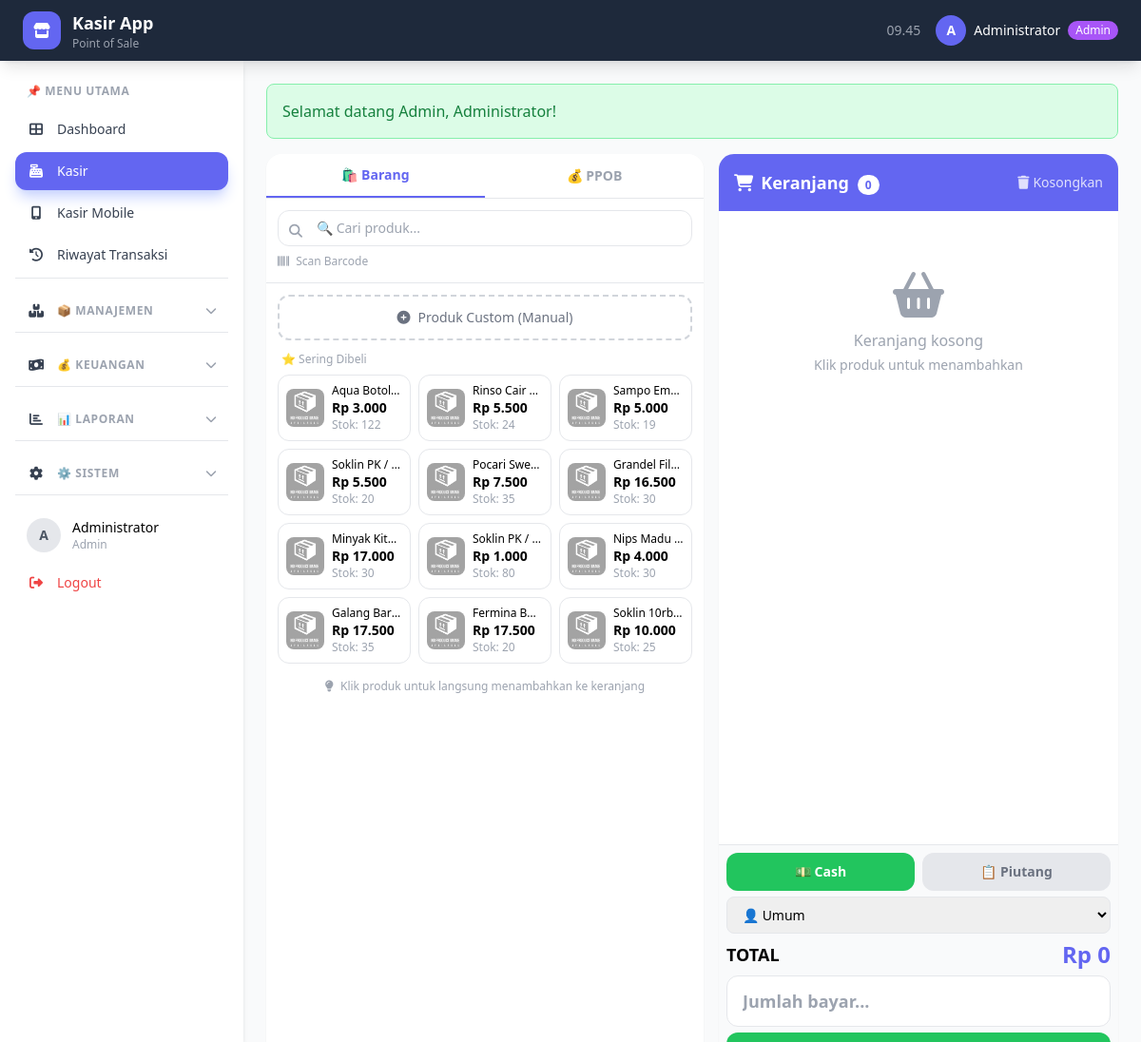
/index.php?page=kasir (signed in), run on the app's committed database.
### tables this page shows
CREATE TABLE `produk` (
  `id` int(11) NOT NULL AUTO_INCREMENT,
  `kode` varchar(50) NOT NULL,
  `nama` varchar(100) NOT NULL,
  `gambar` varchar(255) DEFAULT NULL,
  `satuan_dasar` varchar(20) NOT NULL DEFAULT 'pcs',
  `harga_beli` decimal(10,2) NOT NULL DEFAULT 0.00,
  `harga_jual` decimal(10,2) NOT NULL DEFAULT 0.00,
  `stok_dasar` int(11) NOT NULL DEFAULT 0,
  `created_at` timestamp NOT NULL DEFAULT current_timestamp(),
  `updated_at` timestamp NOT NULL DEFAULT current_timestamp() ON UPDATE current_timestamp(),
  PRIMARY KEY (`id`),
  UNIQUE KEY `kode` (`kode`)
);

### functions/upload.php (called while the page is built, shortened)
<?php
function getGambar($gambar = null) {
    return "uploads/produk/default.png";
}
?>

### halaman/kasir.php (the view, shortened to what this page needs)
<?php
$fast_moving = mysqli_query($conn, "
    SELECT pr.*,
           COALESCE(SUM(td.qty),0) as total_terjual
    FROM produk pr
    LEFT JOIN transaksi_detail td ON pr.id = td.produk_id
    LEFT JOIN transaksi t ON td.transaksi_id = t.id
        AND DATE(t.created_at) >= DATE_SUB(CURDATE(), INTERVAL 30 DAY)
    WHERE pr.stok_dasar > 0
    GROUP BY pr.id
    ORDER BY total_terjual DESC
    LIMIT 12
");
?>
<div class="flex gap-4 h-full">
    <div class="flex-1 bg-white rounded-2xl shadow-sm flex flex-col overflow-hidden">
        <div class="border-b flex">
            <button id="tab-barang" onclick="switchTab('barang')"
                    class="flex-1 py-3 text-sm font-semibold border-b-2 border-primary text-primary transition">
                🛍️ Barang
            </button>
            <button id="tab-ppob" onclick="switchTab('ppob')"
                    class="flex-1 py-3 text-sm font-semibold text-gray-400 hover:text-gray-600 transition">
                💰 PPOB
            </button>
        </div>
        <div class="p-3 border-b space-y-2">
            <div class="relative">
                <i class="fas fa-search absolute left-3 top-3 text-gray-400 text-sm"></i>
                <input type="text" id="cari-produk" placeholder="🔍 Cari produk..."
                       class="w-full pl-10 pr-4 py-2 border rounded-xl text-sm focus:ring-2 focus:ring-primary outline-none"
                       oninput="searchProduk(this.value)">
            </div>
            <button onclick="toggleBarcode()" id="btn-barcode" class="text-xs text-gray-400 hover:text-primary transition">
                <i class="fas fa-barcode mr-1"></i> Scan Barcode
            </button>
        </div>
        <div id="content-barang" class="flex-1 overflow-y-auto p-3">
            <div class="mb-3">
                <button onclick="showCustomProduk()"
                        class="w-full flex items-center justify-center gap-2 p-3 border-2 border-dashed border-gray-300 rounded-xl text-gray-500 hover:border-primary hover:text-primary transition text-sm">
                    <i class="fas fa-plus-circle"></i> Produk Custom (Manual)
                </button>
            </div>
            <p class="text-xs text-gray-400 font-medium mb-2 px-1">⭐ Sering Dibeli</p>
            <div class="grid grid-cols-2 md:grid-cols-3 gap-2 mb-4">
                <?php while($fm = mysqli_fetch_assoc($fast_moving)): ?>
                <button onclick="addToCart(
                    <?= $fm['id'] ?>,
                    '<?= addslashes($fm['nama']) ?>',
                    <?= $fm['harga_jual'] ?>,
                    '<?= $fm['satuan_dasar'] ?>',
                    <?= $fm['stok_dasar'] ?>,
                    1,
                    'dasar',
                    <?= $fm['harga_beli'] ?>
                )" class="produk-item text-left p-2 border rounded-xl hover:border-primary hover:shadow transition group">
                    <div class="flex items-center gap-2">
                        <img src="<?= getGambar($fm['gambar']) ?>" class="w-10 h-10 object-cover rounded-lg flex-shrink-0" onerror="this.src='uploads/produk/default.png'">
                        <div class="min-w-0 flex-1">
                            <p class="text-xs font-medium truncate group-hover:text-primary"><?= $fm['nama'] ?></p>
                            <p class="text-sm font-bold"><?= rupiah($fm['harga_jual']) ?></p>
                            <p class="text-xs text-gray-400">Stok: <?= $fm['stok_dasar'] ?></p>
                        </div>
                    </div>
                </button>
                <?php endwhile; ?>
            </div>
            <p class="text-xs text-gray-400 text-center mt-4">
                <i class="fas fa-lightbulb mr-1"></i> Klik produk untuk langsung menambahkan ke keranjang
            </p>
        </div>
    </div>
    <div class="w-[420px] bg-white rounded-2xl shadow-sm flex flex-col overflow-hidden flex-shrink-0">
        <div class="p-4 bg-primary text-white flex items-center justify-between">
            <h2 class="font-bold text-lg">
                <i class="fas fa-shopping-cart mr-2"></i>Keranjang
                <span id="count-keranjang" class="bg-white text-primary px-2 py-0.5 rounded-full text-xs ml-1">0</span>
            </h2>
            <button onclick="clearCart()" class="text-sm text-white/80 hover:text-white transition">
                <i class="fas fa-trash mr-1"></i>Kosongkan
            </button>
        </div>
        <div class="flex-1 overflow-y-auto" id="keranjang-container">
            <div id="keranjang-kosong" class="text-center py-16 text-gray-400">
                <i class="fas fa-shopping-basket text-5xl mb-3"></i>
                <p>Keranjang kosong</p>
                <p class="text-sm mt-1">Klik produk untuk menambahkan</p>
            </div>
        </div>
        <div class="border-t p-2 space-y-1.5 bg-gray-50 text-xs">
            <div class="flex gap-2">
                <button id="metode-cash" onclick="setMetode('cash')"
                        class="flex-1 py-2.5 rounded-xl text-sm font-bold bg-green-500 text-white transition">
                    💵 Cash
                </button>
                <button id="metode-piutang" onclick="setMetode('piutang')"
                        class="flex-1 py-2.5 rounded-xl text-sm font-bold bg-gray-200 text-gray-500 transition">
                    📋 Piutang
                </button>
            </div>
            <div>
                <select id="pelanggan-select" class="w-full px-3 py-2 border rounded-lg text-sm" onchange="updatePelanggan()">
                    <option value="">👤 Umum</option>
                </select>
            </div>
            <div class="flex justify-between items-center text-lg">
                <span class="font-bold">TOTAL</span>
                <span class="text-2xl font-bold text-primary" id="grand-total">Rp 0</span>
            </div>
            <div id="input-bayar-area">
                <input type="number" id="input-bayar" placeholder="Jumlah bayar..."
                       class="w-full px-4 py-3 border rounded-xl text-lg font-bold focus:ring-2 focus:ring-primary outline-none"
                       onkeyup="hitungKembalian()">
            </div>
            <button id="btn-bayar" onclick="prosesPembayaran()" disabled
                    class="w-full py-3 rounded-xl font-bold text-lg hover:bg-green-600 disabled:bg-gray-300 disabled:cursor-not-allowed transition"
                    style="background-color: #22c55e; color: white;">
            </button>
        </div>
    </div>
</div>

### data on the page
produk: nama "Aqua Botol…", harga_jual "Rp 3.000", stok_dasar "122"
produk: nama "Rinso Cair…", harga_jual "Rp 5.500", stok_dasar "24"
produk: nama "Sampo Em…", harga_jual "Rp 5.000", stok_dasar "19"
produk: nama "Soklin PK /…", harga_jual "Rp 5.500", stok_dasar "20"
produk: nama "Pocari Swe…", harga_jual "Rp 7.500", stok_dasar "35"
produk: nama "Grandel Fil…", harga_jual "Rp 16.500", stok_dasar "30"
produk: nama "Minyak Kit…", harga_jual "Rp 17.000", stok_dasar "30"
produk: nama "Soklin PK /…", harga_jual "Rp 1.000", stok_dasar "80"
produk: nama "Nips Madu…", harga_jual "Rp 4.000", stok_dasar "30"
produk: nama "Galang Bar…", harga_jual "Rp 17.500", stok_dasar "35"
produk: nama "Fermina B…", harga_jual "Rp 17.500", stok_dasar "20"
produk: nama "Soklin 10rb…", harga_jual "Rp 10.000", stok_dasar "25"

### other printed values
APP_NAME "Kasir App"
substr($user['nama'], 0, 1) "A"
$user['nama'] "Administrator"
$user['role'] "Admin"
$_SESSION[$nama] "Selamat datang Admin, Administrator!"
